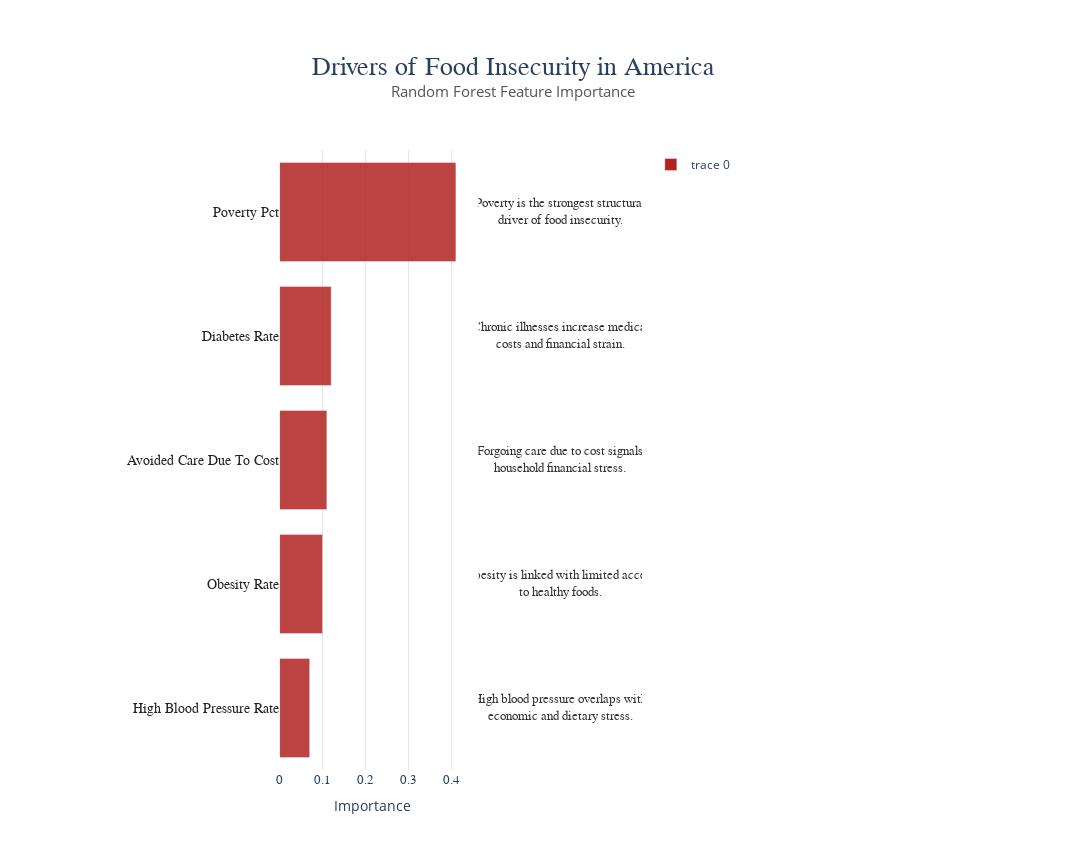

This figure's notebook cell:
### Code cell
def wrap_text(s, width=38):
    return "<br>".join(textwrap.wrap(s, width=width))

importance_df = importance_df.sort_values("importance", ascending=False).reset_index(drop=True)

importance_df["variable_clean"] = (
    importance_df["variable"]
    .str.replace("_"," ")
    .str.title()
)

importance_df["explanation_wrapped"] = importance_df["explanation"].apply(wrap_text)

fig = go.Figure()

nyt_red = "#b22222"  
nyt_light = "#f2e9e7"

fig.add_trace(go.Bar(
    x=importance_df["importance"],
    y=importance_df["variable_clean"],
    orientation="h",
    marker=dict(
        color=nyt_red,
        opacity=0.85
    ),
    hoverinfo="skip",
))

fig.add_trace(go.Scatter(
    x=[importance_df["importance"].max() * 1.32] * len(importance_df),
    y=importance_df["variable_clean"],
    mode="text",
    text=importance_df["explanation_wrapped"],
    textfont=dict(size=13, color="#333333", family="Helvetica"),
    showlegend=False,
    xaxis="x2"
))

fig.update_layout(
    title=dict(
        text="<span style='font-family:Georgia; font-size:26px'>Drivers of Food Insecurity in America</span>"
             "<br><span style='font-size:15px; color:#555'>Random Forest Feature Importance</span>",
        x=0.47,
    ),
    width=1600,
    height=850,
    margin=dict(l=200, r=450, t=150, b=80),
    plot_bgcolor="white",
    paper_bgcolor="white",

    xaxis=dict(
        title="Importance",
        domain=[0.18, 0.60],
        tickfont=dict(size=13, family="Helvetica"),
        gridcolor="#e5e5e5",
        zeroline=False
    ),

    xaxis2=dict(
        domain=[0.63, 1.0],
        showticklabels=False,
        showgrid=False,
        zeroline=False
    ),

    yaxis=dict(
        automargin=True,
        autorange="reversed",
        tickfont=dict(size=14, family="Helvetica", color="#222"),
    )
)

fig.show()

### Figure 1 — Plotly figure (JSON) as saved in the notebook; plotly's stock layout.template omitted (floating-point values rounded to 4 significant figures)
{"data": [{"hoverinfo": "skip", "marker": {"color": "#b22222", "opacity": 0.85}, "orientation": "h", "type": "bar", "x": [0.41, 0.12, 0.11, 0.1, 0.07], "y": ["Poverty Pct", "Diabetes Rate", "Avoided Care Due To Cost", "Obesity Rate", "High Blood Pressure Rate"]}, {"mode": "text", "showlegend": false, "text": ["Poverty is the strongest structural<br>driver of food insecurity.", "Chronic illnesses increase medical<br>costs and financial strain.", "Forgoing care due to cost signals<br>household financial stress.", "Obesity is linked with limited access<br>to healthy foods.", "High blood pressure overlaps with<br>economic and dietary stress."], "textfont": {"color": "#333333", "family": "Helvetica", "size": 13}, "type": "scatter", "x": [0.5412, 0.5412, 0.5412, 0.5412, 0.5412], "xaxis": "x2", "y": ["Poverty Pct", "Diabetes Rate", "Avoided Care Due To Cost", "Obesity Rate", "High Blood Pressure Rate"]}], "layout": {"height": 850, "margin": {"b": 80, "l": 200, "r": 450, "t": 150}, "paper_bgcolor": "white", "plot_bgcolor": "white", "title": {"text": "<span style='font-family:Georgia; font-size:26px'>Drivers of Food Insecurity in America</span><br><span style='font-size:15px; color:#555'>Random Forest Feature Importance</span>", "x": 0.47}, "width": 1600, "xaxis": {"domain": [0.18, 0.6], "gridcolor": "#e5e5e5", "tickfont": {"family": "Helvetica", "size": 13}, "title": {"text": "Importance"}, "zeroline": false}, "xaxis2": {"domain": [0.63, 1], "showgrid": false, "showticklabels": false, "zeroline": false}, "yaxis": {"automargin": true, "autorange": "reversed", "tickfont": {"color": "#222", "family": "Helvetica", "size": 14}}}}
